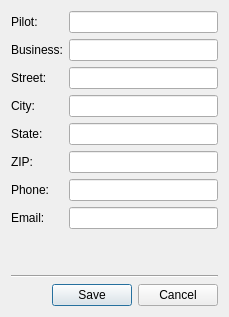
<?xml version="1.0" encoding="UTF-8"?>
<ui version="4.0">
 <class>EditApplicatorDialog</class>
 <widget class="QDialog" name="EditApplicatorDialog">
  <property name="geometry">
   <rect>
    <x>0</x>
    <y>0</y>
    <width>229</width>
    <height>317</height>
   </rect>
  </property>
  <property name="windowTitle">
   <string>Edit Applicator Info</string>
  </property>
  <layout class="QVBoxLayout" name="verticalLayout">
   <item>
    <layout class="QFormLayout" name="formLayout">
     <item row="0" column="0">
      <widget class="QLabel" name="pilotLabel">
       <property name="text">
        <string>Pilot:</string>
       </property>
      </widget>
     </item>
     <item row="0" column="1">
      <widget class="QLineEdit" name="pilotLineEdit"/>
     </item>
     <item row="1" column="0">
      <widget class="QLabel" name="businessLabel">
       <property name="text">
        <string>Business:</string>
       </property>
      </widget>
     </item>
     <item row="1" column="1">
      <widget class="QLineEdit" name="businessLineEdit"/>
     </item>
     <item row="2" column="0">
      <widget class="QLabel" name="streetLabel">
       <property name="text">
        <string>Street:</string>
       </property>
      </widget>
     </item>
     <item row="2" column="1">
      <widget class="QLineEdit" name="streetLineEdit"/>
     </item>
     <item row="3" column="0">
      <widget class="QLabel" name="cityLabel">
       <property name="text">
        <string>City:</string>
       </property>
      </widget>
     </item>
     <item row="3" column="1">
      <widget class="QLineEdit" name="cityLineEdit"/>
     </item>
     <item row="4" column="0">
      <widget class="QLabel" name="stateLabel">
       <property name="text">
        <string>State:</string>
       </property>
      </widget>
     </item>
     <item row="4" column="1">
      <widget class="QLineEdit" name="stateLineEdit"/>
     </item>
     <item row="5" column="0">
      <widget class="QLabel" name="zipLabel">
       <property name="text">
        <string>ZIP:</string>
       </property>
      </widget>
     </item>
     <item row="5" column="1">
      <widget class="QLineEdit" name="zipLineEdit"/>
     </item>
     <item row="6" column="0">
      <widget class="QLabel" name="phoneLabel">
       <property name="text">
        <string>Phone:</string>
       </property>
      </widget>
     </item>
     <item row="6" column="1">
      <widget class="QLineEdit" name="phoneLineEdit"/>
     </item>
     <item row="7" column="0">
      <widget class="QLabel" name="emailLabel">
       <property name="text">
        <string>Email:</string>
       </property>
      </widget>
     </item>
     <item row="7" column="1">
      <widget class="QLineEdit" name="emailLineEdit"/>
     </item>
    </layout>
   </item>
   <item>
    <widget class="Line" name="line">
     <property name="orientation">
      <enum>Qt::Horizontal</enum>
     </property>
    </widget>
   </item>
   <item>
    <widget class="QDialogButtonBox" name="buttonBox">
     <property name="orientation">
      <enum>Qt::Horizontal</enum>
     </property>
     <property name="standardButtons">
      <set>QDialogButtonBox::Cancel|QDialogButtonBox::Save</set>
     </property>
     <property name="centerButtons">
      <bool>false</bool>
     </property>
    </widget>
   </item>
  </layout>
 </widget>
 <resources/>
 <connections>
  <connection>
   <sender>buttonBox</sender>
   <signal>accepted()</signal>
   <receiver>EditApplicatorDialog</receiver>
   <slot>accept()</slot>
   <hints>
    <hint type="sourcelabel">
     <x>248</x>
     <y>254</y>
    </hint>
    <hint type="destinationlabel">
     <x>157</x>
     <y>274</y>
    </hint>
   </hints>
  </connection>
  <connection>
   <sender>buttonBox</sender>
   <signal>rejected()</signal>
   <receiver>EditApplicatorDialog</receiver>
   <slot>reject()</slot>
   <hints>
    <hint type="sourcelabel">
     <x>316</x>
     <y>260</y>
    </hint>
    <hint type="destinationlabel">
     <x>286</x>
     <y>274</y>
    </hint>
   </hints>
  </connection>
 </connections>
</ui>
